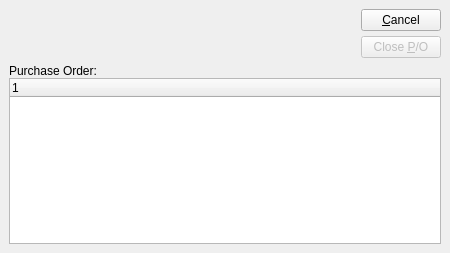
<?xml version="1.0" encoding="UTF-8"?>
<ui version="4.0">
 <comment>This file is part of the xTuple ERP: PostBooks Edition, a free and
open source Enterprise Resource Planning software suite,
Copyright (c) 1999-2018 by OpenMFG LLC, d/b/a xTuple.
It is licensed to you under the Common Public Attribution License
version 1.0, the full text of which (including xTuple-specific Exhibits)
is available at www.xtuple.com/CPAL.  By using this software, you agree
to be bound by its terms.</comment>
 <class>closePurchaseOrder</class>
 <widget class="QDialog" name="closePurchaseOrder">
  <property name="geometry">
   <rect>
    <x>0</x>
    <y>0</y>
    <width>450</width>
    <height>253</height>
   </rect>
  </property>
  <property name="windowTitle">
   <string>Close Purchase Order</string>
  </property>
  <layout class="QVBoxLayout">
   <property name="spacing">
    <number>6</number>
   </property>
   <property name="margin">
    <number>9</number>
   </property>
   <item>
    <layout class="QHBoxLayout">
     <property name="spacing">
      <number>6</number>
     </property>
     <property name="margin">
      <number>0</number>
     </property>
     <item>
      <spacer>
       <property name="orientation">
        <enum>Qt::Horizontal</enum>
       </property>
       <property name="sizeType">
        <enum>QSizePolicy::Expanding</enum>
       </property>
       <property name="sizeHint" stdset="0">
        <size>
         <width>20</width>
         <height>21</height>
        </size>
       </property>
      </spacer>
     </item>
     <item>
      <layout class="QVBoxLayout">
       <property name="spacing">
        <number>5</number>
       </property>
       <property name="margin">
        <number>0</number>
       </property>
       <item>
        <widget class="QPushButton" name="_close">
         <property name="text">
          <string>&amp;Cancel</string>
         </property>
        </widget>
       </item>
       <item>
        <widget class="QPushButton" name="_closePo">
         <property name="enabled">
          <bool>false</bool>
         </property>
         <property name="text">
          <string>Close &amp;P/O</string>
         </property>
         <property name="autoDefault">
          <bool>true</bool>
         </property>
         <property name="default">
          <bool>true</bool>
         </property>
        </widget>
       </item>
      </layout>
     </item>
    </layout>
   </item>
   <item>
    <layout class="QVBoxLayout">
     <property name="spacing">
      <number>0</number>
     </property>
     <property name="margin">
      <number>0</number>
     </property>
     <item>
      <widget class="QLabel" name="_poLit">
       <property name="text">
        <string>Purchase Order:</string>
       </property>
       <property name="buddy">
        <cstring>_po</cstring>
       </property>
      </widget>
     </item>
     <item>
      <widget class="XTreeWidget" name="_po">
       <property name="selectionMode">
        <enum>QAbstractItemView::ExtendedSelection</enum>
       </property>
      </widget>
     </item>
    </layout>
   </item>
  </layout>
 </widget>
 <layoutdefault spacing="5" margin="5"/>
 <customwidgets>
  <customwidget>
   <class>XTreeWidget</class>
   <extends>QTreeWidget</extends>
   <header>xtreewidget.h</header>
   <container>1</container>
  </customwidget>
 </customwidgets>
 <tabstops>
  <tabstop>_po</tabstop>
  <tabstop>_closePo</tabstop>
  <tabstop>_close</tabstop>
 </tabstops>
 <resources/>
 <connections>
  <connection>
   <sender>_close</sender>
   <signal>clicked()</signal>
   <receiver>closePurchaseOrder</receiver>
   <slot>reject()</slot>
   <hints>
    <hint type="sourcelabel">
     <x>255</x>
     <y>31</y>
    </hint>
    <hint type="destinationlabel">
     <x>20</x>
     <y>20</y>
    </hint>
   </hints>
  </connection>
  <connection>
   <sender>_po</sender>
   <signal>valid(bool)</signal>
   <receiver>_closePo</receiver>
   <slot>setEnabled(bool)</slot>
   <hints>
    <hint type="sourcelabel">
     <x>161</x>
     <y>129</y>
    </hint>
    <hint type="destinationlabel">
     <x>283</x>
     <y>49</y>
    </hint>
   </hints>
  </connection>
  <connection>
   <sender>_po</sender>
   <signal>itemSelected(int)</signal>
   <receiver>_closePo</receiver>
   <slot>animateClick()</slot>
   <hints>
    <hint type="sourcelabel">
     <x>210</x>
     <y>196</y>
    </hint>
    <hint type="destinationlabel">
     <x>253</x>
     <y>68</y>
    </hint>
   </hints>
  </connection>
 </connections>
</ui>
